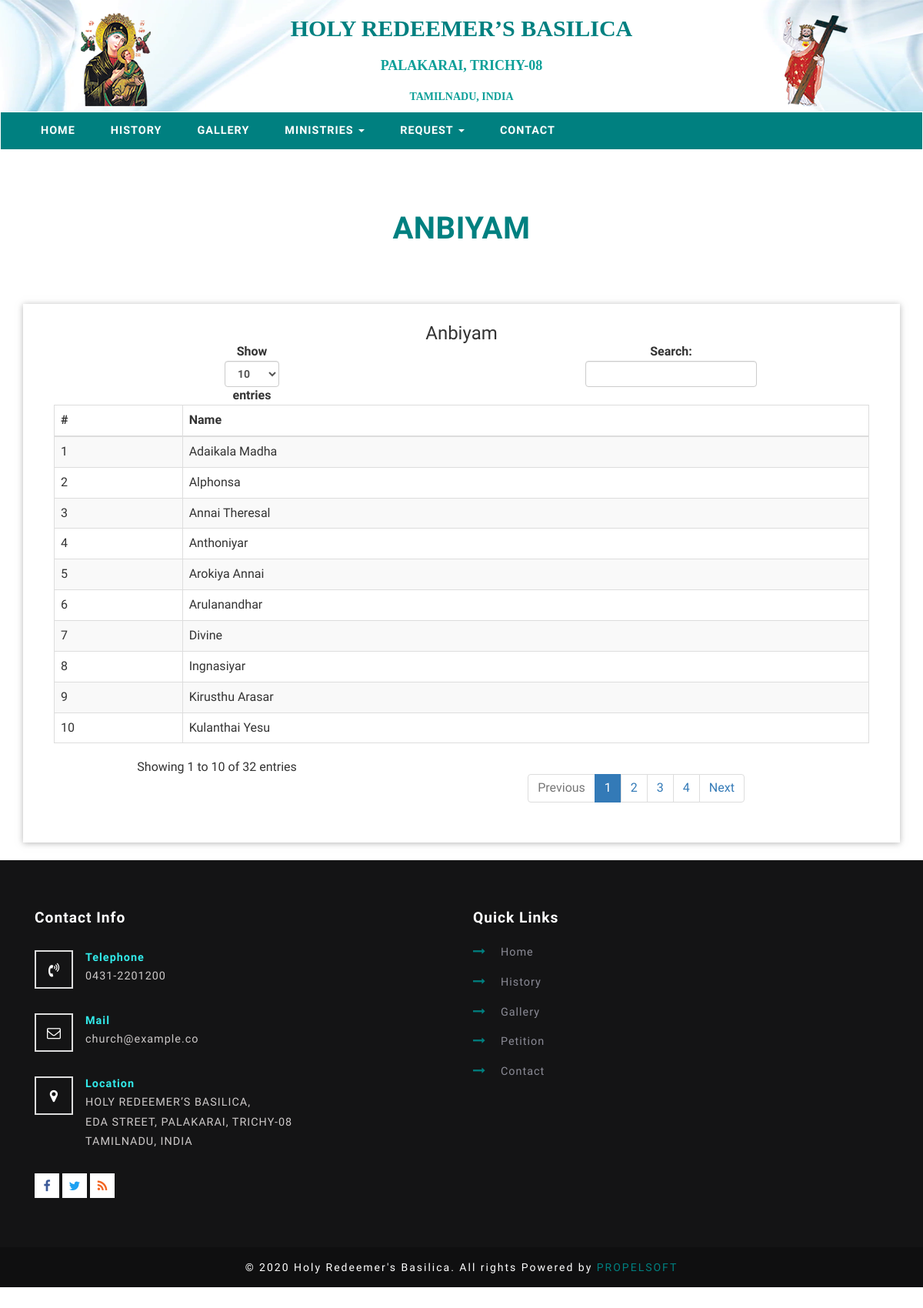
/anbiyam.php, run on the app's committed database.
### tables this page shows
CREATE TABLE `anbiyam` (
  `id` int(11) NOT NULL AUTO_INCREMENT,
  `name` varchar(191) DEFAULT NULL,
  `designation` varchar(191) DEFAULT NULL,
  `address` text,
  `from_year` int(11) DEFAULT NULL,
  `to_year` int(11) DEFAULT NULL,
  `contact_no` bigint(20) DEFAULT NULL,
  KEY `id` (`id`)
);

### anbiyam.php (the view, shortened to what this page needs)
<?php
include "admin-panel/connect.php";
$select = mysqli_query($connect,"select * from anbiyam");
?>
<!DOCTYPE html>
<html>
<head>
	<link href="css/bootstrap.css" rel="stylesheet" type="text/css" media="all" />
	<link href="css/style.css" rel="stylesheet" type="text/css" media="all" />
	<link href="css/font-awesome.css" rel="stylesheet">
</head>
<body>
	<?php include('header.php'); ?>
	<div class="services">
		<h3 class="heading-agileinfo">Anbiyam</h3>
		<div class="container">
			<div class="row">
				<div class="col-md-12 agileits-w3layouts">
					<div class="grid-parish">
                        <h3><center>Anbiyam</center></h3>
                        <table class="table table-striped table-bordered table-hover" id="dataTables-example">
                            <thead>
                                <tr>
                                	<th width="3%">#</th>
                                    <th width="15%">Name</th>
                                </tr>
                            </thead>
                            <tbody style="text-align: left">
                        <?php
                                $i=1;
                            while($fetch = mysqli_fetch_assoc($select))
                        	{
                        ?>
                                <tr>
                                	<td><?php echo $i;?></td>
                                    <td><?php echo $fetch['name'];?> </td>
                                </tr>
                                <?php
                                $i++;
                            	}?>
                            </tbody>
                        </table>
                    </div>
                </div>
            </div>
         <br>
	</div>
	<?php include('footer.php') ?>
</body>
</html>

### css/style.css (style rules this page uses)
html, body { margin: 0; font-size: 100%; background: #fff; font-family: 'Work Sans', sans-serif; position: relative; }
h1, h2, h3, h4, h5, h6 { margin: 0; font-family: 'Work Sans', sans-serif; }
.heading-agileinfo { font-weight: 600; letter-spacing: .5px; font-size: 40px; margin-bottom: 1.9em; text-align: center; color: #008080; text-transform: uppercase; position: relative; margin-top: 0; }
.grid-parish { text-align: center; background: #e0e0e0; background: #ffc107; background:#fff; padding: 25px 40px; -webkit-box-shadow: 0 0 40px #aaa; -moz-box-shadow: 0 0 40px #aaa; box-shadow: 0 0 40px #aaa; -webkit-transition: all 0.5s; -moz-transition: all 0.5s; transition: all 0.5s; -o-transition: all 0.5s; -ms-transition: all 0.5s; -webkit-box-shadow:0px 1px 8px 0px rgba(158, 158, 158, 0.75); -moz-box-shadow:0px 1px 8px 0px rgba(158, 158, 158, 0.75); box-shadow:0px 1px 8px 0px rgba(158, 158, 158, 0.75); }
.services { padding: 5em 0; }
.table>thead>tr>th, .table>tbody>tr>th, .table>tfoot>tr>th, .table>thead>tr>td, .table>tbody>tr>td, .table>tfoot>tr>td { padding: 8px; line-height: 1.42857143; vertical-align: top; border-top: 1px solid rgba(241, 234, 239, 0.5); }
@media (max-width:1366px) { .inner_content_info_agileits, .banner-bottom, .services { padding: 5em 0; } }

### data on the page
anbiyam: name "Adaikala Madha"
anbiyam: name "Alphonsa"
anbiyam: name "Annai Theresal"
anbiyam: name "Anthoniyar"
anbiyam: name "Arokiya Annai"
anbiyam: name "Arulanandhar"
anbiyam: name "Divine"
anbiyam: name "Ingnasiyar"
anbiyam: name "Kirusthu Arasar"
anbiyam: name "Kulanthai Yesu"
